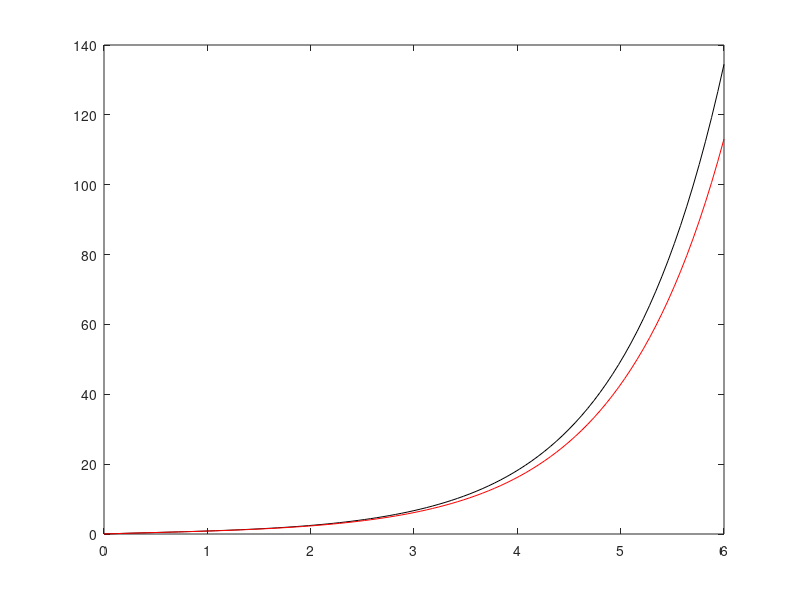

Here is the MATLAB script that generated this plot:
clear
%(0 100 101 ) dx = 1
x=linspace(0,6,101);
dx=0.06
        %해석해
ya=1/3*exp(x)-1/3*exp(-2*x);
y1(1)=0;y2(1)=1;
for i = 1: 100
    %그대로
    y1(i+1)=y1(i)+y2(i)*dx;
                   %바꿀부분 
    y2(i+1)=y2(i)+(2*y1(i)-y2(i))*dx;
end
plot(x,ya,'k-')
hold on
plot(x,y1,'r-')
hold off
